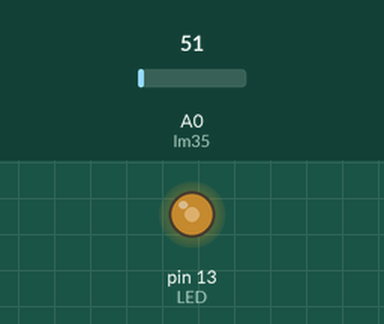
A sketch run on a simulated Arduino Uno, built with avr-gcc and run on an emulated ATmega328P. Parts: output pins drawn as LEDs (lit = HIGH). The test bench sets the inputs (shaded band); at power-on: A0 (lm35) = 51. What the sketch prints to the serial monitor is not drawn.

Above: at 0.1 s.
Timing chart, 0 to 1.6 s (numbered marks = the images above):
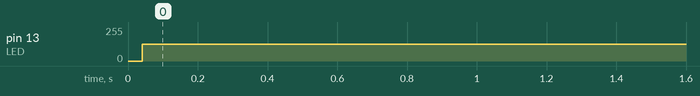

The sketch:

LM35_Final_Timers.ino
```cpp
#include <TimerOne.h> //Using Timers to provide delays
//Temperature Sensor and LED Pin Declaration
#define lm35 A0
#define LED 13
int blinkInterval = 250;//default  provided in attachInterrupt function
void setup()
{
  pinMode(lm35, INPUT);
  pinMode(LED, OUTPUT);
  Timer1.initialize(blinkInterval);  // Initialize Timer1 with a default Interval
  Timer1.attachInterrupt(timerISR);  // Attach the ISR function to Timer1
  Serial.begin(9600);
}

void loop()
{
  int lm35_read = analogRead(lm35);

  // Convert the reading into voltage(millivolts to volts):
  float voltage = (lm35_read /1024.0)*5000;

  // Convert the voltage into the temperature in degree Celsius:
  float temperature = voltage / 10;

  // Print the temperature in the Serial Monitor:
  Serial.print(temperature);
  Serial.println(" C");
  //Temperature Condition check
  if(temperature >= 30.0)
  {
    blinkInterval = 500;

  }
  else
  {
    blinkInterval = 250;
  }
}
void timerISR(){
  static boolean ledState = LOW;

  // Toggle LED state
  ledState = !ledState;
  digitalWrite(LED, ledState);
}
```

Measured:
- by itself, pin 13 (LED): 0/255 → 127/255 at 0.04 s
